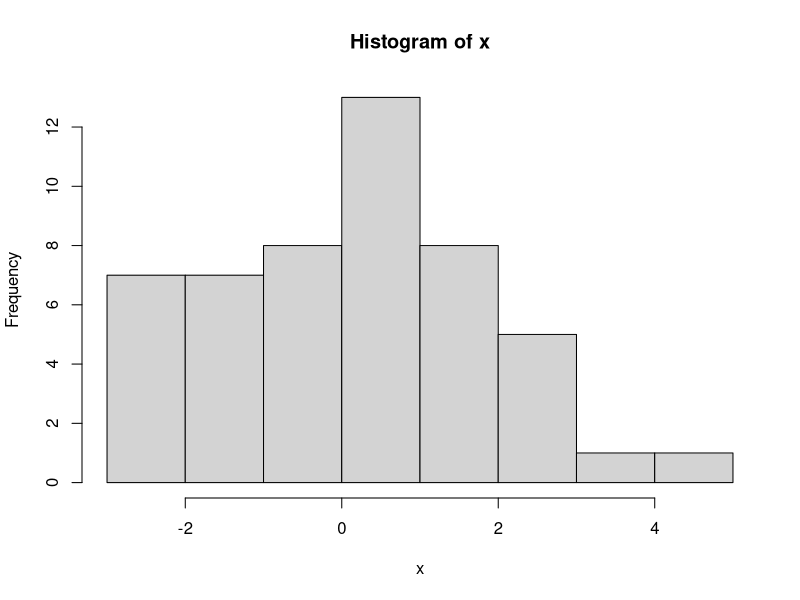
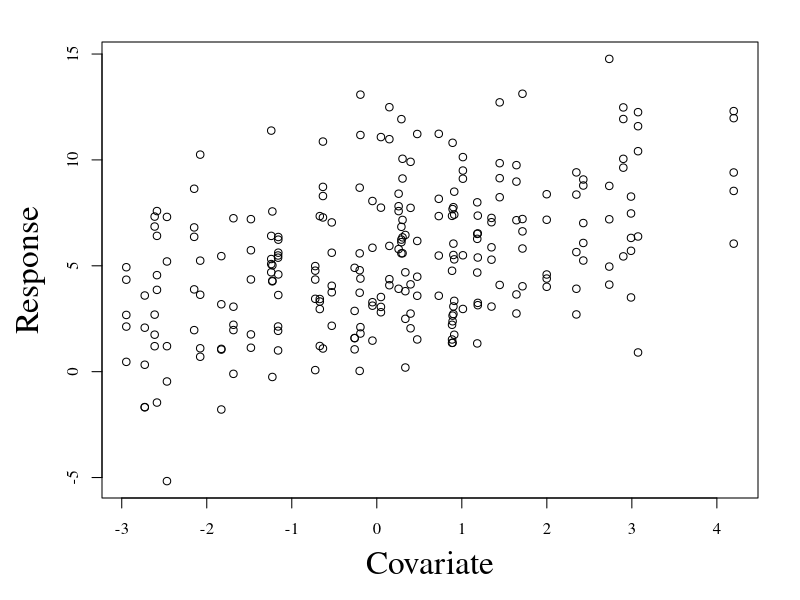

Write R code to recreate these figures, in order.
## ---- chunk 1
knitr::opts_chunk$set(echo = TRUE, cache = TRUE)
## ---- chunk 2
#########################################################################
# group number, cluster size
#########################################################################
groups <- 50
cluster <- 5

#########################################################################
# generate random groups
#########################################################################
random <- seq(1,groups,1)                               # 100 random groups
data <- data.frame(rep(random, each = cluster))            # build a data.frame with 10 observations per cluster

#########################################################################
# generate 100 covariate values
#########################################################################
x <- rnorm(groups, 0, 2); hist(x)
data[,2] <- NA

#########################################################################
# assign covariate values to groups... all the same
#########################################################################
for (i in 1:nrow(data)){
  data[i,2] <- x[data[i,1]]
}

#########################################################################
# generate data with noise
#########################################################################
alpha <- 5
beta <- 1
data[,3] <- alpha + data[,2] * beta + rnorm(groups * cluster, 0, 3) 

par(family = 'serif', mar = c(5.1,5.1,2.1,2.1))
plot(data[,3] ~ data[,2], ylab = 'Response', xlab = 'Covariate', cex.lab = 2)

#########################################################################
# assign less ridiculous column names
#########################################################################
colnames(data) <- c('group', 'covariate', 'response')

library(lme4)
summary(lmer(response ~ covariate + (1|group), data = data))

